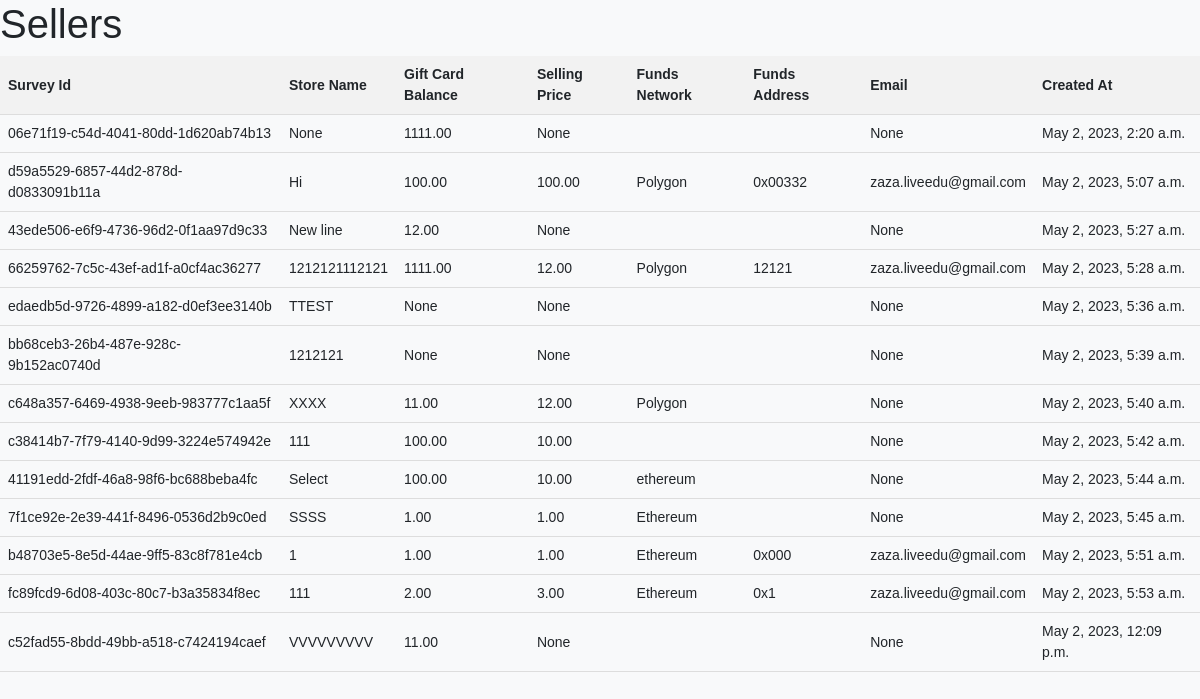
/watermelon/sellers/, run on an earlier commit of the app's database.
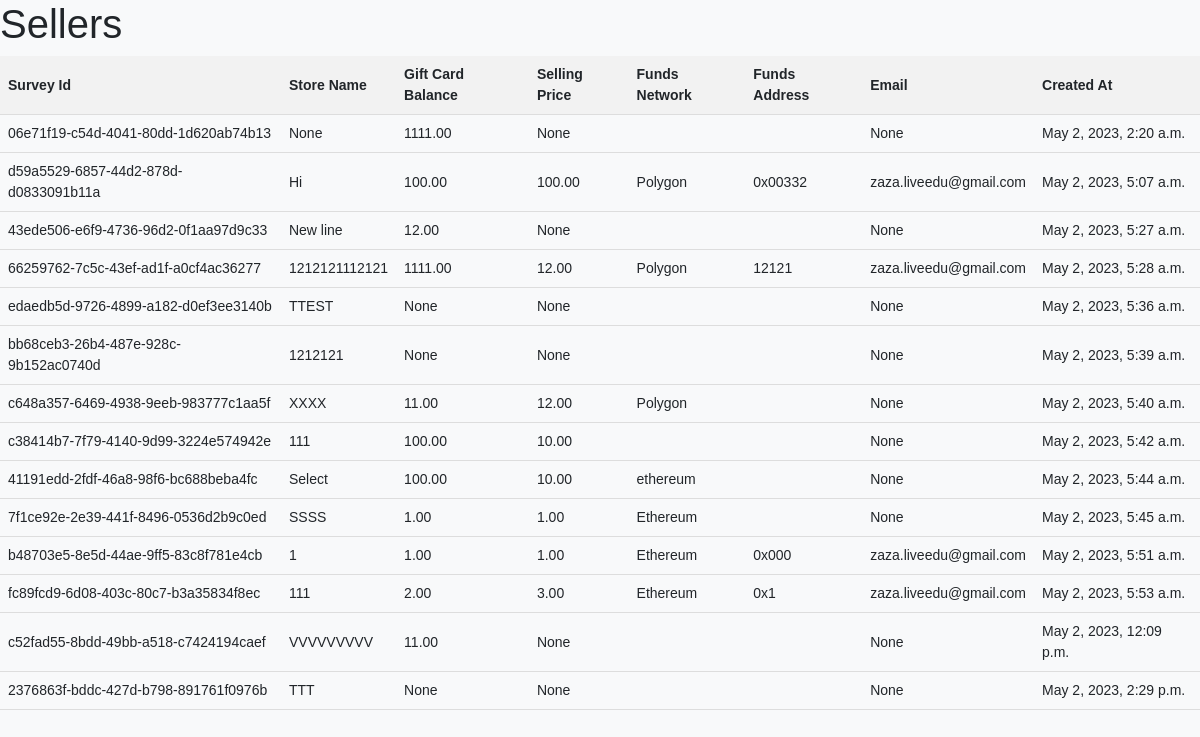
And on a later commit of the database.
### watermelon/models.py (models this page shows)
class Seller(models.Model):
    survey_id = models.UUIDField(max_length=255, default=uuid.uuid4, primary_key=True)
    store_name = models.CharField(max_length=255, blank=True, null=True)
    gift_card_balance = models.DecimalField(max_digits=12, decimal_places=2, blank=True, null=True)
    selling_price = models.DecimalField(max_digits=12, decimal_places=2, blank=True, null=True)
    funds_network = models.CharField(max_length=255, choices=[('Polygon', 'Polygon'), ('Ethereum', 'Ethereum')], blank=True)
    funds_address = models.CharField(max_length=255, blank=True)
    email = models.EmailField(blank=True, null=True)
    created_at = models.DateTimeField(auto_now_add=True)

### watermelon/views.py (the view)
# urls.py: path('sellers/', sellers, name='sellers'),
def sellers(request):
    all_sellers = Seller.objects.all()
    return render(request, 'all_sellers.html', {'data' : all_sellers})

### templates/all_sellers.html
{% extends 'base.html' %}
{% block content %}
  <h1>Sellers</h1>
  <table>
    <thead>
        <tr>
            <th>Survey Id</th>
            <th>Store Name</th>
            <th>Gift Card Balance</th>
            <th>Selling Price</th>
            <th>Funds Network</th>
            <th>Funds Address</th>
            <th>Email</th>
            <th>Created At</th>
        </tr>
    </thead>
    <tbody>
        {% for item in data %}
          <tr>
            <td>{{item.survey_id}}</td>
            <td>{{item.store_name}}</td>
            <td>{{item.gift_card_balance}}</td>
            <td>{{item.selling_price}}</td>
            <td>{{item.funds_network}}</td>
            <td>{{item.funds_address}}</td>
            <td>{{item.email}}</td>
            <td>{{item.created_at}}</td>
          </tr>
        {% endfor %}
    </tbody>
</table>
{% endblock %}

What changed in the data, as far as the page shows it:
added Seller: survey_id "2376863f-bddc-427d-b798-891761f0976b", store_name "TTT", gift_card_balance "None", selling_price "None", email "None", created_at "May 2, 2023, 2:29 p.m."
